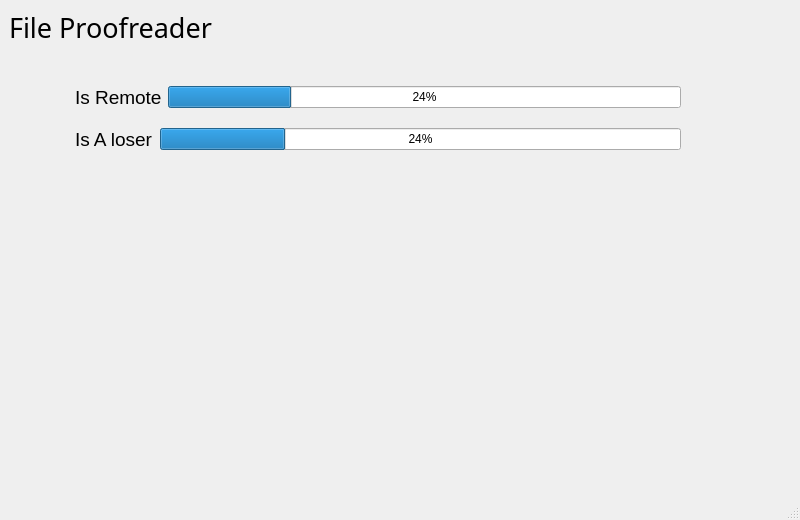
<?xml version="1.0" encoding="UTF-8"?>
<ui version="4.0">
 <class>MainWindow</class>
 <widget class="QMainWindow" name="MainWindow">
  <property name="geometry">
   <rect>
    <x>0</x>
    <y>0</y>
    <width>800</width>
    <height>520</height>
   </rect>
  </property>
  <property name="windowTitle">
   <string>MainWindow</string>
  </property>
  <widget class="QWidget" name="centralwidget">
   <layout class="QGridLayout" name="gridLayout_2">
    <item row="0" column="0">
     <layout class="QGridLayout" name="gridLayout">
      <item row="2" column="2">
       <spacer name="placeHolder">
        <property name="orientation">
         <enum>Qt::Horizontal</enum>
        </property>
        <property name="sizeType">
         <enum>QSizePolicy::Fixed</enum>
        </property>
        <property name="sizeHint" stdset="0">
         <size>
          <width>50</width>
          <height>50</height>
         </size>
        </property>
       </spacer>
      </item>
      <item row="2" column="1">
       <layout class="QHBoxLayout" name="example_hl">
        <item>
         <widget class="QLabel" name="example_l">
          <property name="maximumSize">
           <size>
            <width>16777215</width>
            <height>20</height>
           </size>
          </property>
          <property name="font">
           <font>
            <family>Ubuntu</family>
            <pointsize>14</pointsize>
           </font>
          </property>
          <property name="text">
           <string>Is Remote</string>
          </property>
         </widget>
        </item>
        <item>
         <widget class="QProgressBar" name="example_pb">
          <property name="value">
           <number>24</number>
          </property>
         </widget>
        </item>
       </layout>
      </item>
      <item row="2" column="3">
       <spacer name="horizontalSpacer_2">
        <property name="orientation">
         <enum>Qt::Horizontal</enum>
        </property>
        <property name="sizeType">
         <enum>QSizePolicy::Fixed</enum>
        </property>
        <property name="sizeHint" stdset="0">
         <size>
          <width>60</width>
          <height>20</height>
         </size>
        </property>
       </spacer>
      </item>
      <item row="2" column="0">
       <spacer name="horizontalSpacer">
        <property name="orientation">
         <enum>Qt::Horizontal</enum>
        </property>
        <property name="sizeType">
         <enum>QSizePolicy::Fixed</enum>
        </property>
        <property name="sizeHint" stdset="0">
         <size>
          <width>60</width>
          <height>20</height>
         </size>
        </property>
       </spacer>
      </item>
      <item row="0" column="0" colspan="2">
       <widget class="QLabel" name="title_l">
        <property name="maximumSize">
         <size>
          <width>16777215</width>
          <height>40</height>
         </size>
        </property>
        <property name="font">
         <font>
          <family>Impact</family>
          <pointsize>20</pointsize>
         </font>
        </property>
        <property name="text">
         <string>File Proofreader</string>
        </property>
       </widget>
      </item>
      <item row="1" column="0">
       <spacer name="verticalSpacer_2">
        <property name="orientation">
         <enum>Qt::Vertical</enum>
        </property>
        <property name="sizeType">
         <enum>QSizePolicy::Fixed</enum>
        </property>
        <property name="sizeHint" stdset="0">
         <size>
          <width>20</width>
          <height>20</height>
         </size>
        </property>
       </spacer>
      </item>
      <item row="3" column="1">
       <layout class="QHBoxLayout" name="example_hl_2">
        <item>
         <widget class="QLabel" name="example_l_2">
          <property name="maximumSize">
           <size>
            <width>16777215</width>
            <height>20</height>
           </size>
          </property>
          <property name="font">
           <font>
            <family>Ubuntu</family>
            <pointsize>14</pointsize>
           </font>
          </property>
          <property name="text">
           <string>Is A loser</string>
          </property>
         </widget>
        </item>
        <item>
         <widget class="QProgressBar" name="example_pb_2">
          <property name="value">
           <number>24</number>
          </property>
         </widget>
        </item>
       </layout>
      </item>
     </layout>
    </item>
    <item row="1" column="0">
     <spacer name="verticalSpacer">
      <property name="orientation">
       <enum>Qt::Vertical</enum>
      </property>
      <property name="sizeHint" stdset="0">
       <size>
        <width>20</width>
        <height>40</height>
       </size>
      </property>
     </spacer>
    </item>
   </layout>
  </widget>
  <widget class="QMenuBar" name="menubar">
   <property name="geometry">
    <rect>
     <x>0</x>
     <y>0</y>
     <width>800</width>
     <height>25</height>
    </rect>
   </property>
  </widget>
  <widget class="QStatusBar" name="statusbar"/>
 </widget>
 <resources/>
 <connections/>
</ui>
